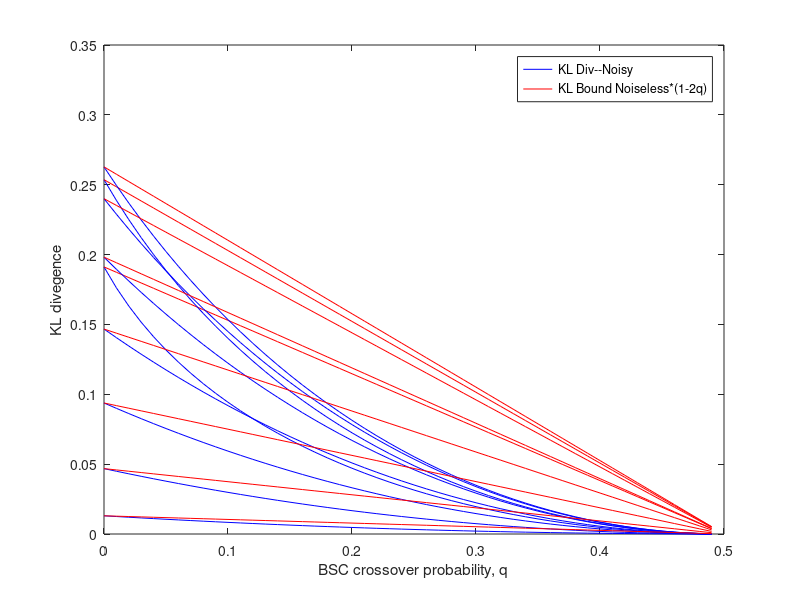

The MATLAB source for this figure:
theta_vec = 0.05:0.05:0.45;
q_vec = 0:0.01:0.49;
KLdiv4 = zeros(length(theta_vec),length(q_vec));
KL_Bound4 = zeros(length(theta_vec),length(q_vec));

for ii = 1:length(theta_vec)
    theta = theta_vec(ii);
    for jj = 1:length(q_vec)
        q = q_vec(jj);
        phi = theta*(1-q) + (1-theta)*q;

        P0_q = zeros(16,1);
        P1_q = zeros(16,1);
        P0_q(1) = 0.5*(1-theta)^2*(1-phi);
        P0_q(2) = 0.5*(1-theta)^2*phi;
        P0_q(3) = 0.5*theta*(1-theta)*(1-phi);
        P0_q(4) = 0.5*theta*(1-theta)*phi;
        P0_q(5) = 0.5*theta*(1-theta)*(1-phi);
        P0_q(6) = 0.5*theta*(1-theta)*phi;
        P0_q(7) = 0.5*theta^2*(1-phi);
        P0_q(8) = 0.5*theta^2*phi;
        for kk = 9:16
            P0_q(kk) = P0_q(17-kk);
        end
        P1_q(1) = 0.5*(1-theta)^2*(1-phi);
        P1_q(2) = 0.5*(1-theta)^2*phi;
        P1_q(3) = 0.5*theta*(1-theta)*phi;
        P1_q(4) = 0.5*theta*(1-theta)*(1-phi);
        P1_q(5) = 0.5*theta*(1-theta)*(1-phi);
        P1_q(6) = 0.5*theta*(1-theta)*phi;
        P1_q(7) = 0.5*theta^2*phi;
        P1_q(8) = 0.5*theta^2*(1-phi);
        for kk = 9:16
            P1_q(kk) = P1_q(17-kk);
        end
    
        KLdiv4(ii,jj) = sum(P1_q.*log2(P1_q./P0_q));
    end
end
    
for ii = 1:length(theta_vec)
    KL_Bound4(ii,:) = KLdiv4(ii,1)*(1-2*q_vec);
end

idx4 = (KLdiv4 > KL_Bound4);
err4 = sum(sum(idx4))

for kk = 1:length(theta_vec);
    close all
    plot(q_vec,KLdiv4(kk,:),'b');
    hold on
    plot(q_vec,KL_Bound4(kk,:),'r');
    xlabel('BSC crossover probability, q');
    ylabel('KL divegence');
    legend('KL Div--Noisy','KL Bound Noiseless*(1-2q)'); 
end